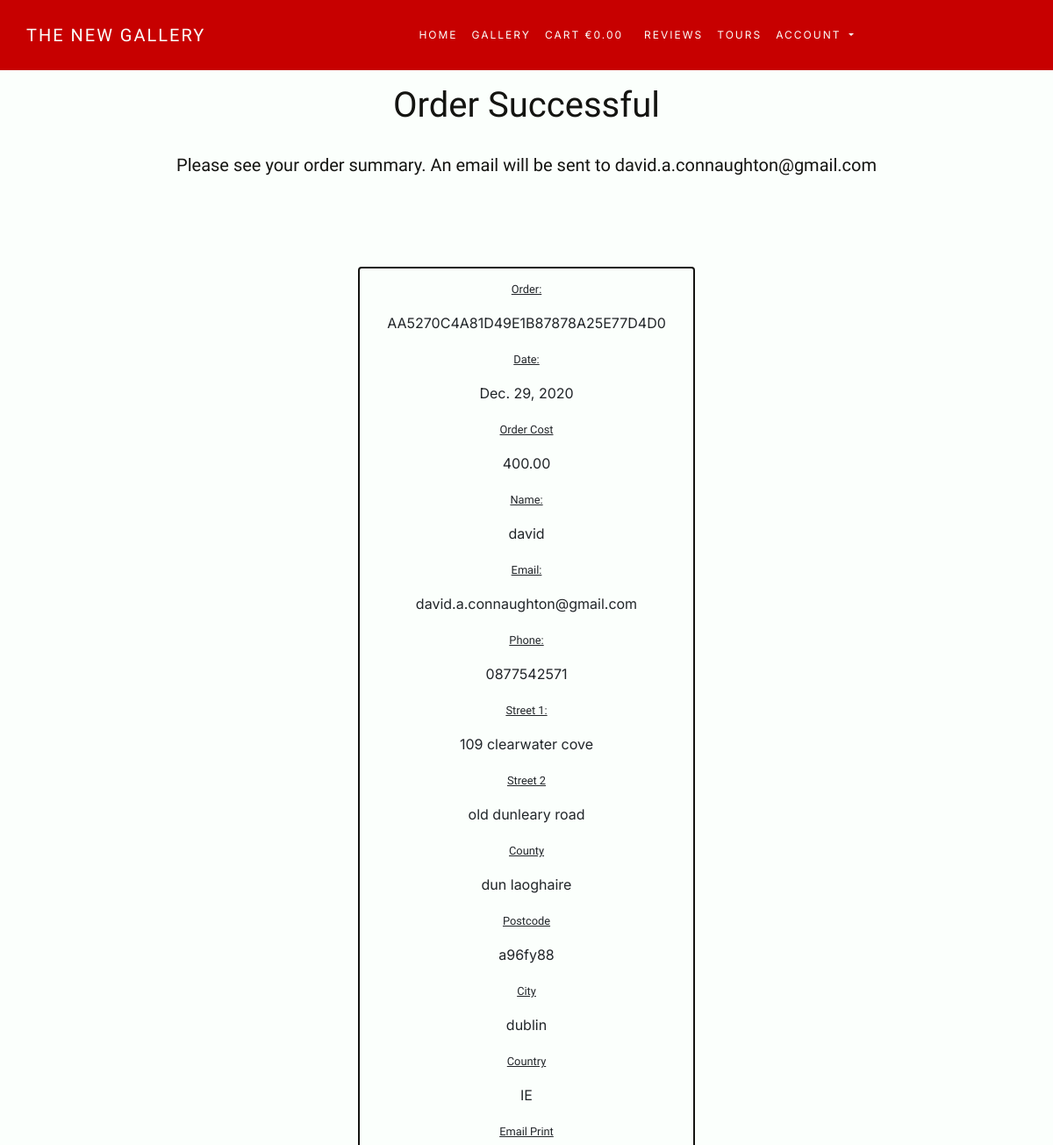
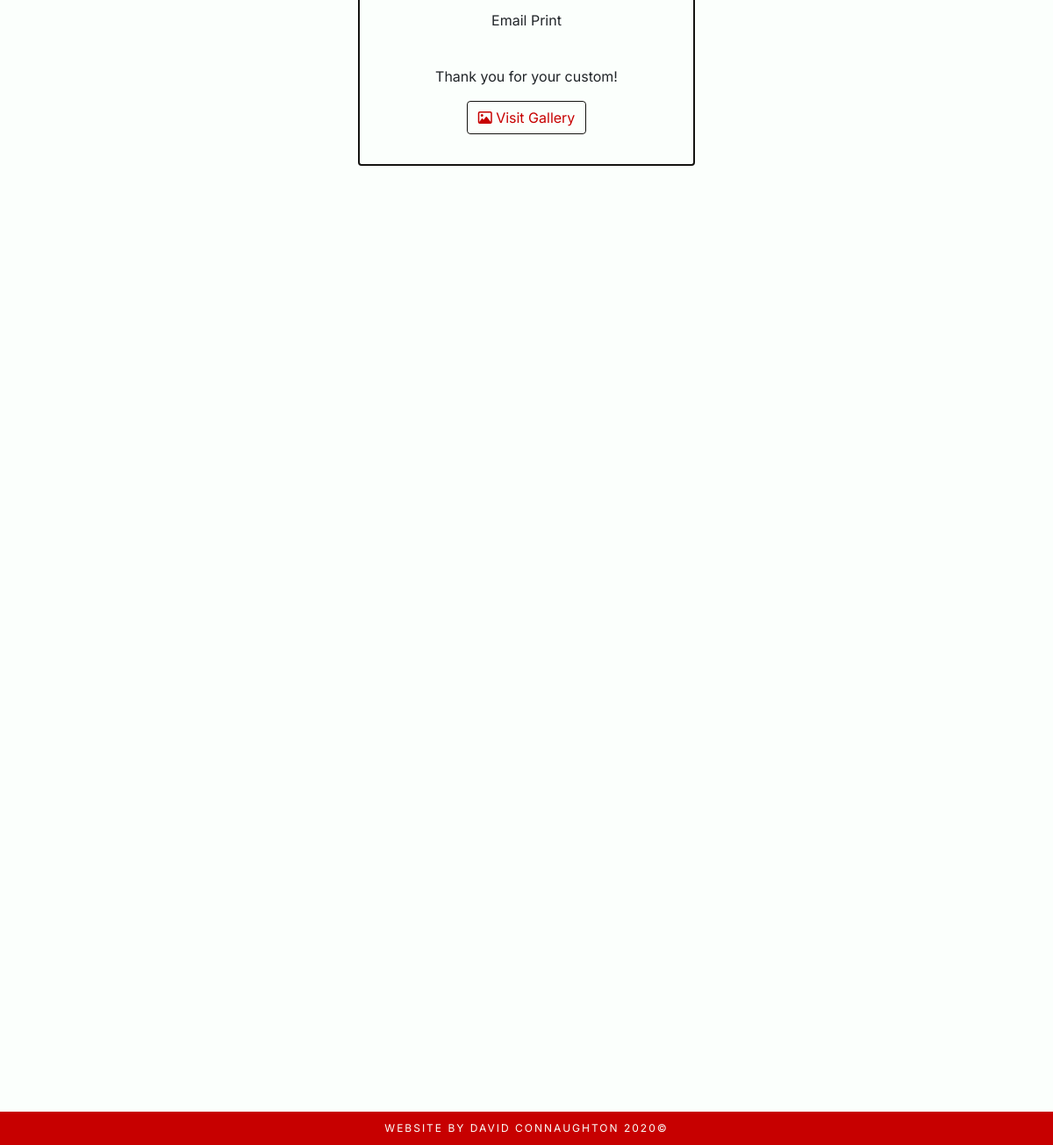
Screenshot of /checkout/checkout_success/AA5270C4A81D49E1B87878A25E77D4D0 with the database file from the repository (2 pictures, top to bottom).
### checkout/models.py (models this page shows, shortened)
class Order(models.Model):
    EMAIL = "Email Print"
    NO_EMAIL = "Please don't email Print"
    EMAIL_PRINT = (
        (EMAIL, "Email Print"),
        (NO_EMAIL, "Please Don't Email Print"),
    )
    order_number = models.CharField(max_length=32, null=False, editable=False)
    user_profile = models.ForeignKey(
        UserProfile, on_delete=models.SET_NULL, null=True,
        blank=True, related_name='orders'
    )
    full_name = models.CharField(max_length=32, null=False)
    email = models.EmailField(max_length=254, null=False, blank=False)
    phone_number = models.CharField(max_length=32, null=False, blank=False)
    street_address_1 = models.CharField(max_length=50, null=False, blank=False)
    street_address_2 = models.CharField(max_length=50, null=True, blank=True)
    county = models.CharField(max_length=50, null=False, blank=False)
    postcode = models.CharField(max_length=15, null=False, blank=False)
    city = models.CharField(max_length=32, null=False, blank=False)
    country = CountryField(
        blank_label='Country', null=False, blank=False
    )
    date = models.DateField(auto_now_add=True)
    email_print = models.CharField(
        max_length=30, choices=EMAIL_PRINT, default=EMAIL)
    order_total = models.DecimalField(
        max_digits=10, decimal_places=2, null=False, default=0)
    grand_total = models.DecimalField(
        max_digits=10, decimal_places=2, null=False, default=0)

### checkout/views.py (the view, shortened to what this page needs)
# urls.py: path('checkout_success/<order_number>',
def checkout_success(request, order_number):
    save_info = request.session.get('save_info')
    order = get_object_or_404(Order, order_number=order_number)
    customer_email = order.email
    subject = render_to_string(
            'checkout/confirmation_emails/confirmation_subject.txt',
            {'order': order})
    body = render_to_string(
            'checkout/confirmation_emails/confirmation_body.txt',
            {'order': order, 'contact_email': settings.DEFAULT_FROM_EMAIL})
    send_mail(
        subject,
        body,
        settings.DEFAULT_FROM_EMAIL,
        [customer_email]
    )
    if 'cart' in request.session:
        del request.session['cart']
    template = 'checkout/checkout_success.html'
    context = {
        'order': order,
    }
    return render(request, template, context)

### cart/contexts.py (called while the page is built, shortened)
def cart_contents(request):
    cart_items = []
    total = 0
    photo_count = 0
    cart = request.session.get('cart', {})
    context = {
        'cart_items': cart_items,
        'total': total,
        'photo_count': photo_count,
    }
    return context

### checkout/templates/checkout/checkout_success.html
{% extends "base.html" %}
{% load static %}
{% block extra_css %}
<link rel="stylesheet" href="{% static 'checkout/css/checkout.css' %}">
{% endblock %}
{% block content %}
    <div class="container-fluid mx-auto row justify-content-center">
        <h1 class="mt-5 pt-5 header">Order Successful</h1>
        <br>
    </div>
    <br>
    <div class="container-fluid mx-auto row justify-content-center">
        <h5 class="header">Please see your order summary. An email will be sent to {{ order.email }}</h5>
    </div>
    <section>
        <div class="container-fluid mx-auto m-5 p-5 order-details">
            <div class="row">
                <div class="card mx-auto text-center card-outline">
                    <p>
                        <small class="small">Order:</small>
                    </p>
                    <p>{{ order.order_number }}</p>
                    <p>
                        <small class="small">Date:</small>
                    </p>
                    <p>{{ order.date }}</p>
                    <p>
                        <small class="small">Order Cost</small>
                    </p>
                    <p>{{ order.order_total }}</p>
                    <p>
                        <small class="small">Name:</small>
                    </p>
                    <p>{{ order.full_name }}</p>
                    <p>
                        <small class="small">Email:</small>
                    </p>
                    <p>{{ order.email }}</p>
                    <p>
                        <small class="small">Phone:</small>
                    </p>
                    <p>{{ order.phone_number }}</p>
                    <p>
                        <small class="small">Street 1:</small>
                    </p>
                    <p>{{ order.street_address_1 }}</p>
                    {% if order.street_address_2 %}
                        <p>
                            <small class="small">Street 2</small>
                        </p>
                        <p>{{ order.street_address_2 }}</p>
                    {% endif %}
                    <p>
                        <small class="small">County</small>
                    </p>
                    <p>{{ order.county }}</p>
                    <p>
                        <small class="small">Postcode</small>
                    </p>
                    <p>{{ order.postcode }}</p>
                    <p>
                        <small class="small">City</small>
                    </p>
                    <p>{{ order.city }}</p>
                    <p>
                        <small class="small">Country</small>
                    </p>
                    <p>{{ order.country }}</p>
                    <p>
                        <small class="small">Email Print</small>
                    </p>
                    <p>{{ order.email_print }}</p>
                    <br>
                    <p>Thank you for your custom!</p>
                    <div class="col-12">
                        <a href="{% url 'photos' %}" class="btn btn-outline page-button">
                            <i class="far fa-image"></i>
                                Visit Gallery
                        </a>
                    </div>
                    <br>
                </div>
            </div>
        </div>
    </section>
{% endblock %}

### static/css/base.css (style rules this page uses)
html { height: 100%; }
body { font-family: 'Inter', sans-serif !important; background-color: #FBFFFC; }
h1, h2, h3, h4, h5, .small { font-family: 'Work Sans', sans-serif !important; }
.header { color: #141411; }
.card { width: 24rem; }
.card-outline { border: solid #141411 2px; background-color: #FBFFFC; padding: 10px; }
.page-button { color: #c70000; border-color: #141411; }
.small { text-decoration: underline; }

### rows the page displays
Order: email "david.a.connaughton@gmail.com", order_number "AA5270C4A81D49E1B87878A25E77D4D0", date "Dec. 29, 2020", order_total "400.00", full_name "david", phone_number "0877542571", street_address_1 "109 clearwater cove", street_address_2 "old dunleary road", county "dun laoghaire", postcode "a96fy88", city "dublin", country "IE", email_print "Email Print"
